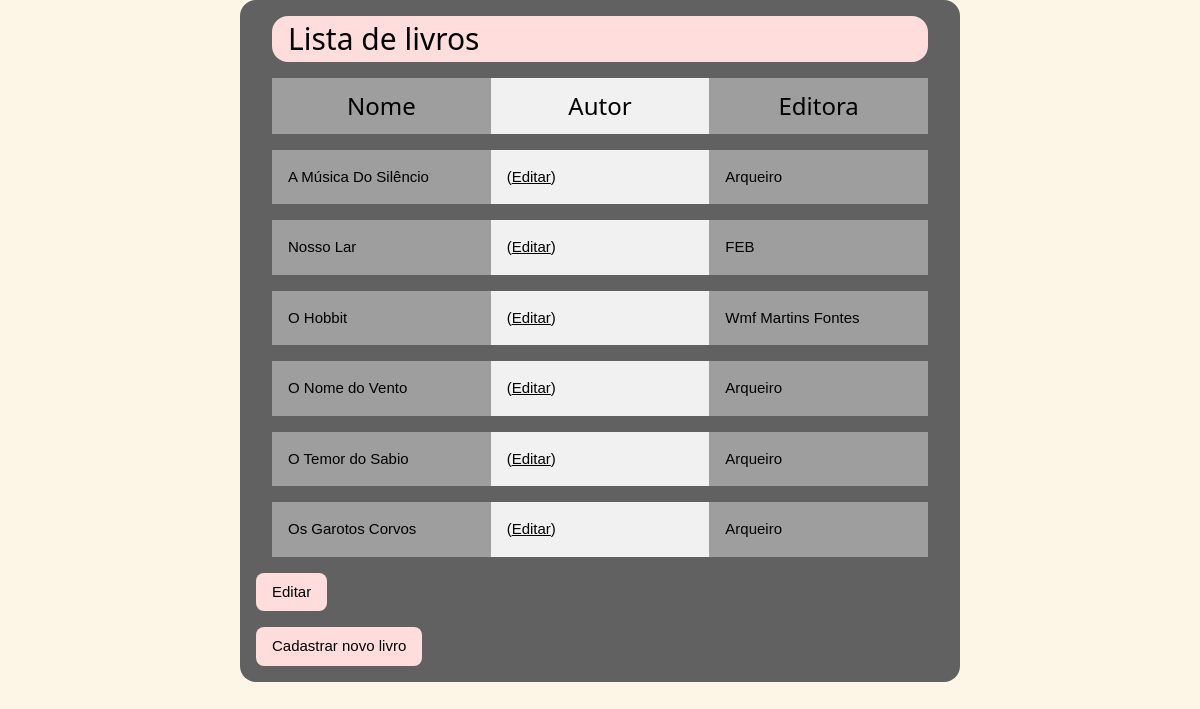
The page /lista_livros.php (signed in) on the database its author committed.
### tables this page shows
CREATE TABLE IF NOT EXISTS `livros` (
  `id` tinyint(4) NOT NULL AUTO_INCREMENT,
  `nome` varchar(50) NOT NULL,
  `autor` varchar(50) NOT NULL,
  `editora` varchar(50) NOT NULL,
  `foto` varchar(200) NOT NULL,
  PRIMARY KEY (`id`)
);

### lista_livros.php (the view, shortened to what this page needs)
<?php
require_once 'config.php';
$conexao = @mysql_connect($host, $usuario, $senha) or exit(mysql_error());
$sql = "select * from livros order by nome";
$query = mysql_query($sql, $conexao);
$registros = mysql_num_rows($query);
?>
<!DOCTYPE html>
<html>
    <head>
        <link rel="stylesheet" href="w3.css" type="text/css"
    </head>
    <body class="w3-sand">
        <div class="w3-container w3-dark-gray w3-round-xlarge w3-display-topmiddle" style="width:60%" >
            <h2 class="w3-panel w3-pale-red w3-margin w3-round-xlarge">Lista de livros</h2>
            <div class="w3-row w3-margin w3-center">
                <div class="w3-col w3-gray l4">
                    <h3>Nome</h3>
                </div>
                <div class="w3-col w3-light-gray l4">
                    <h3>Autor</h3>
                </div>
                <div class="w3-col w3-gray l4">
                    <h3>Editora</h3>
                </div>
            </div>
            <?php
            if($registros) {
                while ($result = mysql_fetch_array($query)) {
                    echo '<div class="w3-row w3-margin w3-center">';
                    echo '<div class="w3-col w3-gray l4">';
                    echo '<p class="w3-left w3-margin">' . ucfirst($result['nome']) . '</p>';
                    echo '</div>';
                    echo '<div class="w3-col w3-light-gray l4">';
                    echo '<p class="w3-left w3-margin">' . '</a> (<a title="Editar" href="altera_livros.php?id=' . $result['id'] . '">Editar</a>)' . ' </p>';
                    echo '</div>';
                    echo '<div class="w3-col w3-gray l4">';
                    echo '<p class="w3-left w3-margin">' . $result['editora'] . '</p>';
                    echo '</div>';
                    echo '</div>';
                }
            }else{
                echo '<p>Nenhum livro cadastrado no momento</p>';
            }
            ?>
            <a class="w3-btn w3-pale-red w3-margin-bottom w3-round-large" href="altera_livros.php">Editar</a>
            <a class="w3-btn w3-pale-red w3-margin-bottom w3-round-large" href="cadastro_livro.php">Cadastrar novo livro</a>
        </div>
    </body>
</html>

### w3.css (style rules this page uses)
html { box-sizing:border-box }
*,*:before,*:after { box-sizing:inherit }
html { -ms-text-size-adjust:100%;-webkit-text-size-adjust:100% }
body { margin:0 }
a { background-color:transparent;-webkit-text-decoration-skip:objects }
html,body { font-family:Verdana,sans-serif;font-size:15px;line-height:1.5 }
html { overflow-x:hidden }
h2 { font-size:30px }
h3 { font-size:24px }
h1,h2,h3,h4,h5,h6 { font-family:"Segoe UI",Arial,sans-serif;font-weight:400;margin:10px 0 }
a { color:inherit }
.w3-btn,.w3-button { border:none;display:inline-block;padding:8px 16px;vertical-align:middle;overflow:hidden;text-decoration:none;color:inherit;background-color:inherit;text-align:center;cursor:pointer;white-space:nowrap }
.w3-btn,.w3-button { -webkit-touch-callout:none;-webkit-user-select:none;-khtml-user-select:none;-moz-user-select:none;-ms-user-select:none;user-select:none }
.w3-container:after,.w3-container:before,.w3-panel:after,.w3-panel:before,.w3-row:after,.w3-row:before,.w3-row-padding:after,.w3-row-padding:before, .w3-cell-row:before,.w3-cell-row:after,.w3-clear:after,.w3-clear:before,.w3-bar:before,.w3-bar:after { content:"";display:table;clear:both }
.w3-col,.w3-half,.w3-third,.w3-twothird,.w3-threequarter,.w3-quarter { float:left;width:100% }
@media (min-width:993px) { .w3-col.l4 { width:33.33333% } }
.w3-display-topmiddle { position:absolute;left:50%;top:0;transform:translate(-50%,0%);-ms-transform:translate(-50%,0%) }
.w3-round-large { border-radius:8px }
.w3-round-xlarge { border-radius:16px }
.w3-container,.w3-panel { padding:0.01em 16px }
.w3-panel { margin-top:16px;margin-bottom:16px }
.w3-center { text-align:center!important }
.w3-margin { margin:16px!important }
.w3-margin-bottom { margin-bottom:16px!important }
.w3-left { float:left!important }
.w3-sand,.w3-hover-sand:hover { color:#000!important;background-color:#fdf5e6!important }
.w3-grey,.w3-hover-grey:hover,.w3-gray,.w3-hover-gray:hover { color:#000!important;background-color:#9e9e9e!important }
.w3-light-grey,.w3-hover-light-grey:hover,.w3-light-gray,.w3-hover-light-gray:hover { color:#000!important;background-color:#f1f1f1!important }
.w3-dark-grey,.w3-hover-dark-grey:hover,.w3-dark-gray,.w3-hover-dark-gray:hover { color:#fff!important;background-color:#616161!important }
.w3-pale-red,.w3-hover-pale-red:hover { color:#000!important;background-color:#ffdddd!important }

### rows shown on the page
livros: nome "A Música Do Silêncio", editora "Arqueiro"
livros: nome "Nosso Lar", editora "FEB"
livros: nome "O Hobbit", editora "Wmf Martins Fontes"
livros: nome "O Nome do Vento", editora "Arqueiro"
livros: nome "O Temor do Sabio", editora "Arqueiro"
livros: nome "Os Garotos Corvos", editora "Arqueiro"
